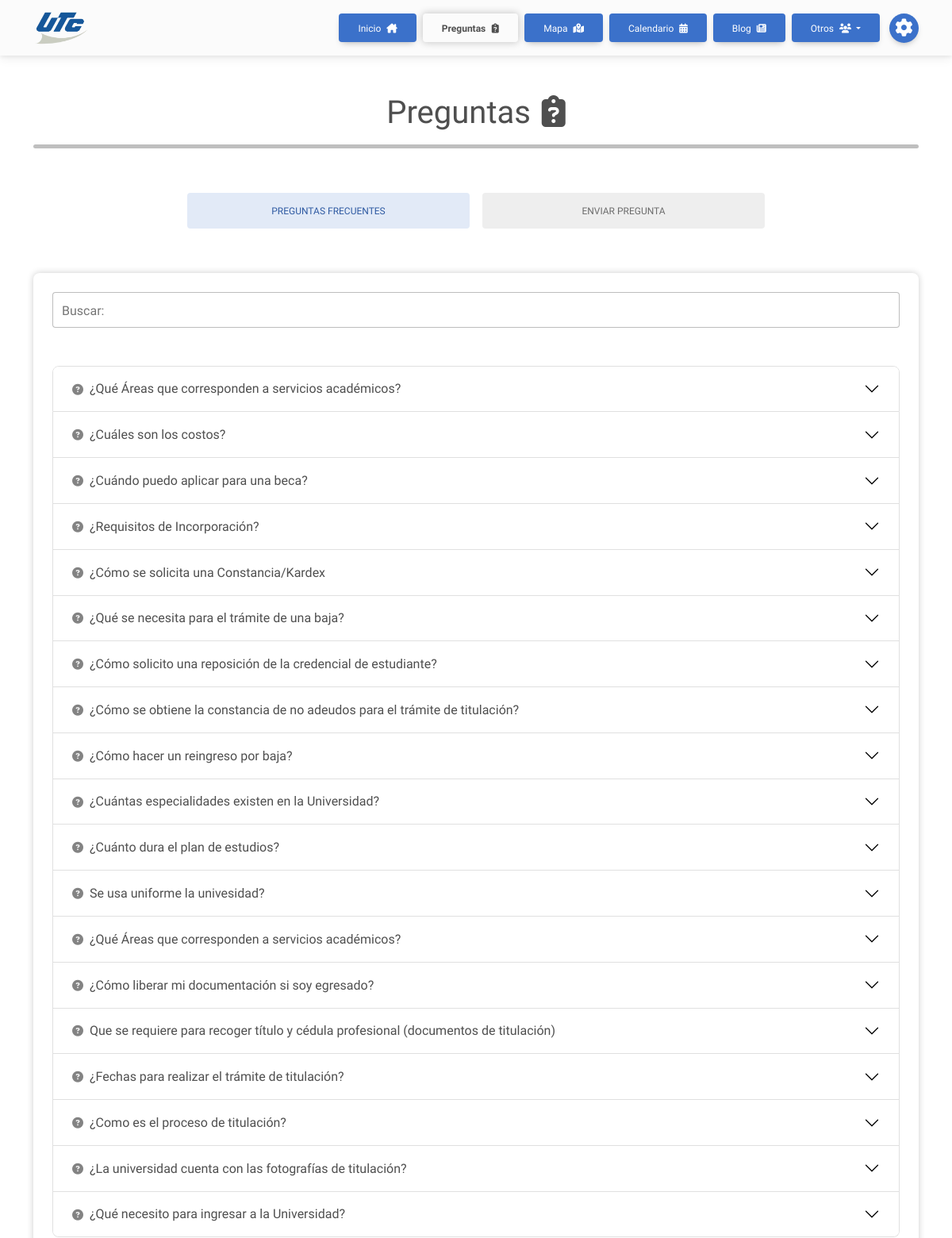
The app's page /preguntas_frecuentes/ (upper part), older data.
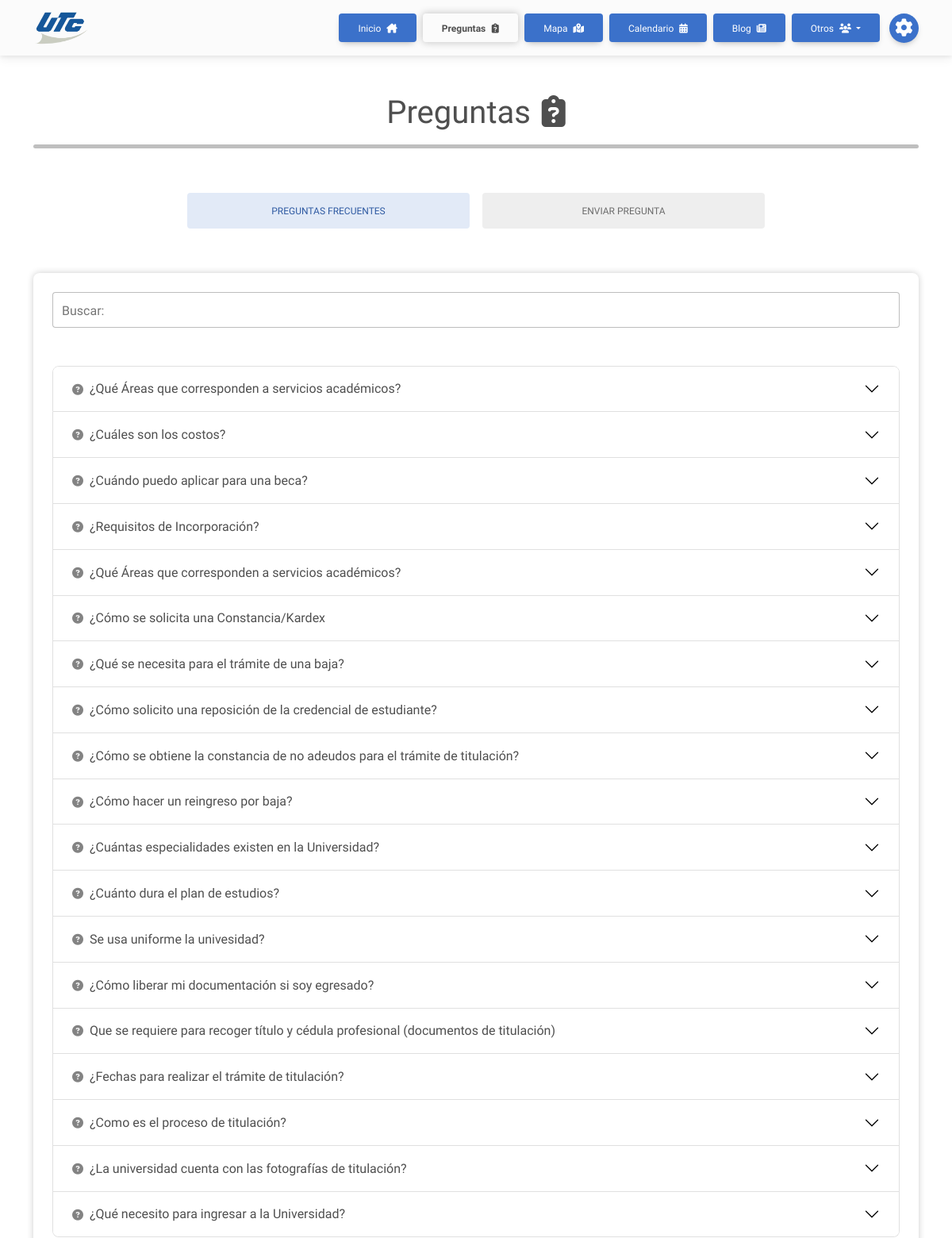
The same page, newer data.
### cross_asistent/models.py (models this page shows, shortened)
class Database(models.Model):
    categoria = models.ForeignKey(Categorias, on_delete=models.CASCADE, null=True)
    titulo = models.CharField(max_length=200)
    informacion = models.TextField(blank=True, null=True)
    redirigir = models.TextField(blank=True, null=True)
    frecuencia = models.IntegerField(default=0)
    documento = models.FileField(upload_to=set_pdfDB_path, max_length=120, blank=True, null=True)
    imagen = models.ImageField(upload_to=set_imgDB_path, max_length=120, blank=True, null=True)
    uuid = models.CharField(max_length=25)
    evento_fecha_inicio = models.DateTimeField(blank=True, null=True)
    evento_fecha_fin = models.DateTimeField(blank=True, null=True)
    evento_allDay = models.BooleanField(default=False)
    evento_lugar = models.CharField(max_length=200, blank=True, null=True, default='Campus UTC')
    evento_className = models.CharField(max_length=100, blank=True, null=True, default='event_detail')
    fecha_modificacion = models.DateTimeField(auto_now=True)

### cross_asistent/views.py (the view)
# urls.py: path('preguntas_frecuentes/', views.fqt_questions, name='faq'),
def fqt_questions(request):
    if not request.user.is_staff:
        logout(request)
    configuraciones = obtener_configuraciones()
    categoria_Preguntas = models.Categorias.objects.get(categoria="Preguntas")
    questall = models.Database.objects.filter(frecuencia__gt=0, categoria=categoria_Preguntas).order_by('-frecuencia')
    return render(request, 'frecuentes.html', {
        'quest_all': questall,
        'active_page': 'faq',
        **configuraciones
    })

### cross_asistent/views.py (called while the page is built)
def obtener_configuraciones():
    for oneconfig in settingsall:
        return {
            'copyright_settings': oneconfig.copyright_year,
            'website_settings': oneconfig.utc_link,
            'calendar_btns_year': getattr(oneconfig, 'calendar_btnsYear', None),
            'about_imgfirst': getattr(oneconfig, 'about_img_first', None),
            'about_textfirst': getattr(oneconfig, 'about_text_first', None),
            'about_imgsecond': getattr(oneconfig, 'about_img_second', None),
            'about_textsecond': getattr(oneconfig, 'about_text_second', None),
        }

### cross_asistent/templates/frecuentes.html (shortened to what this page needs)
{% extends 'base/widget.html' %}
{% load static %}
{% block content %}
<main class="container container-fluid mb-100 my-5">
    <div class="mb-5">
        <h1 class="text-center">Preguntas <i class="fa-solid fa-clipboard-question ms-1"></i></h1>
        <hr class="hr_divisor mx-4 mx-md-0" />
    </div>
    <div class="nav nav-pills nav-justified mb-4 col-12 col-md-8 mx-auto" id="questions-tabs" role="tablist">
        <button data-mdb-pill-init class="nav-link active" id="pills-search-quest-tab" data-mdb-target="#pills-search-quest" type="button" role="tab"
            aria-controls="pills-search-quest" aria-selected="true">
            Preguntas Frecuentes
        </button>
        <button data-mdb-pill-init class="nav-link" id="pills-create-quest-tab" data-mdb-target="#pills-create-quest" type="button" role="tab"
            aria-controls="pills-create-quest" aria-selected="false">
            Enviar Pregunta
        </button>
    </div>
    <div class="tab-content mt-5" id="ex2-content">
        <section class="tab-pane fade show active" id="pills-search-quest" role="tabpanel" aria-labelledby="pills-search-quest">
            <div class="card">
                <div class="card-body">
                    {% if quest_all %}
                    <div class="form-outline mb-5" data-mdb-input-init>
                        <input type="text" id="searchInput" class="form-control form-control-lg" />
                        <label class="form-label" for="searchInput">Buscar:</label>
                    </div>
                    <div class="accordion" id="accordionExampleY">
                        {% for quest in quest_all %}
                        <div class="accordion-item results_item" data-submit-click="btn_frequence_{{quest.id}}">
                            <h2 class="accordion-header" id="heading{{ quest.id }}">
                                <button data-mdb-collapse-init class="accordion-button" type="button" data-mdb-toggle="collapse"
                                    data-mdb-target="#quest-{{ quest.id }}" aria-expanded="true" aria-controls="quest-{{ quest.id }}">
                                    <i class="fas fa-question-circle fa-sm me-2 opacity-70"></i>{{ quest.titulo }}
                                </button>
                            </h2>
                        </div>
                        {% endfor %}
                    </div>
                    {% else %}
                    <div class="text-center">
                        <p class="lead m-0">No hay preguntas frecuentes disponibles en este momento. ¡Vuelve pronto para más actualizaciones!</p>
                    </div>
                    {% endif %}
                </div>
            </div>
        </section>
    </div>
</main>
{% endblock %}

Row changes from the older to the newer data that the page shows:
changed Database (number 5 of 19 on the later page): moves up the list
